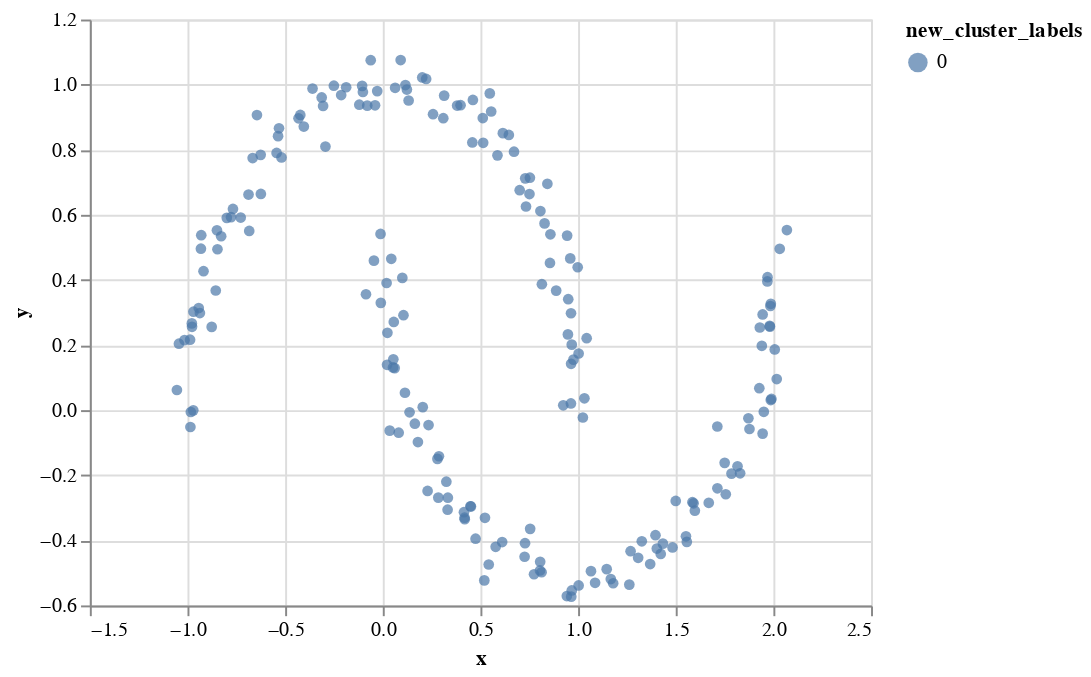

The cell this chart's notebook holds for it:
### Code cell
# Creates the object and fit the data in the same call.  The params eps and min_samples are hyperparameters
db = DBSCAN(eps=0.5, min_samples=10).fit(X)

df_toy['new_cluster_labels'] = db.labels_

alt.Chart(df_toy).mark_circle().encode(
    x='x',
    y='y',
    color='new_cluster_labels:N'
)

### Figure 1 — Vega-Lite specification as saved in the notebook (floating-point values rounded to 4 significant figures; data arrays with more than 128 entries replaced by an {"elided": "..."} marker saying what was removed)
{"config": {"view": {"continuousWidth": 400, "continuousHeight": 300}}, "data": {"name": "data-8c124a5423a288d01bcf308671a01d42"}, "mark": "circle", "encoding": {"color": {"field": "new_cluster_labels", "type": "nominal"}, "x": {"field": "x", "type": "quantitative"}, "y": {"field": "y", "type": "quantitative"}}, "$schema": "https://vega.github.io/schema/vega-lite/v4.17.0.json", "datasets": {"data-8c124a5423a288d01bcf308671a01d42": {"elided": "200 records"}}}
